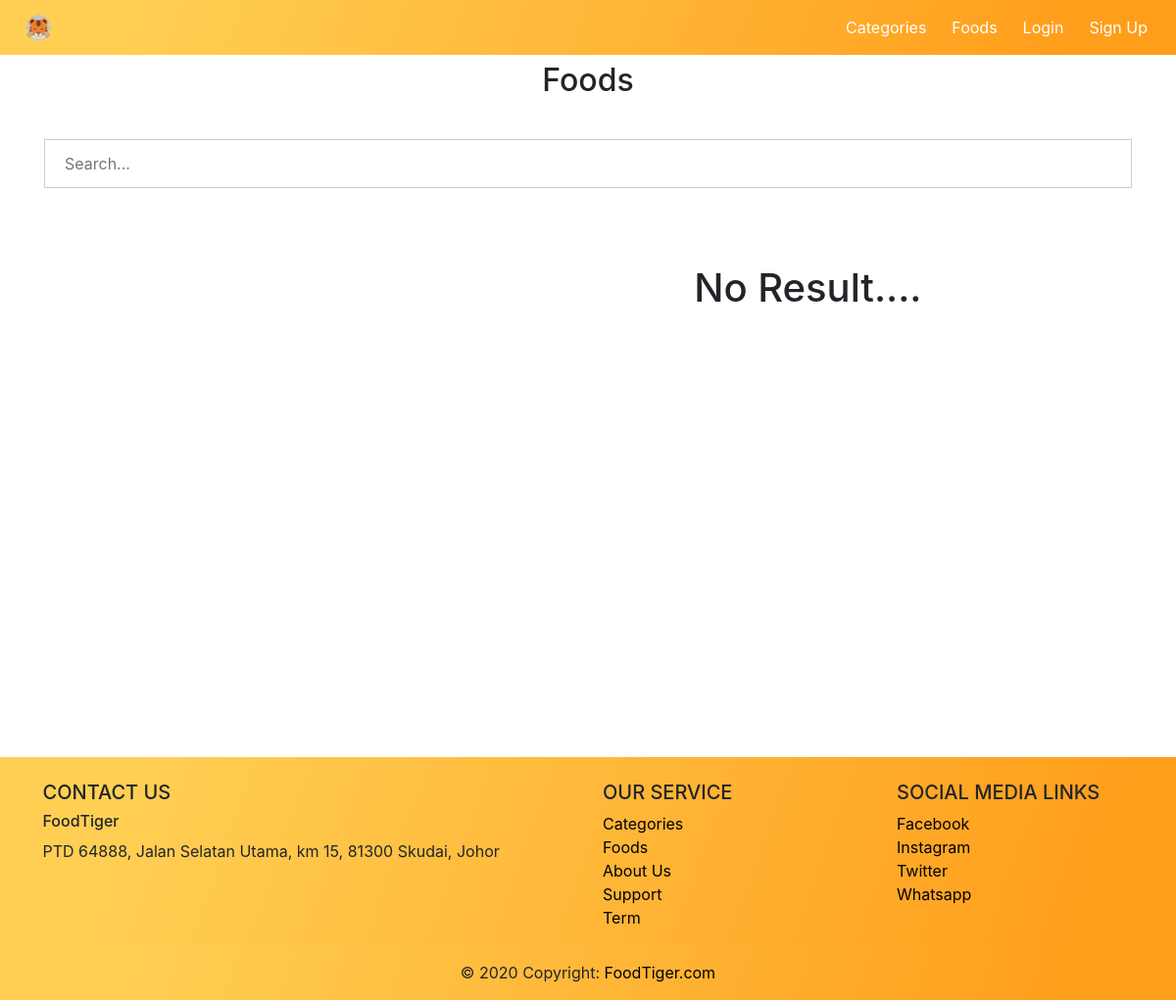
Page /customer/food.php?category=1 on the earlier database version.
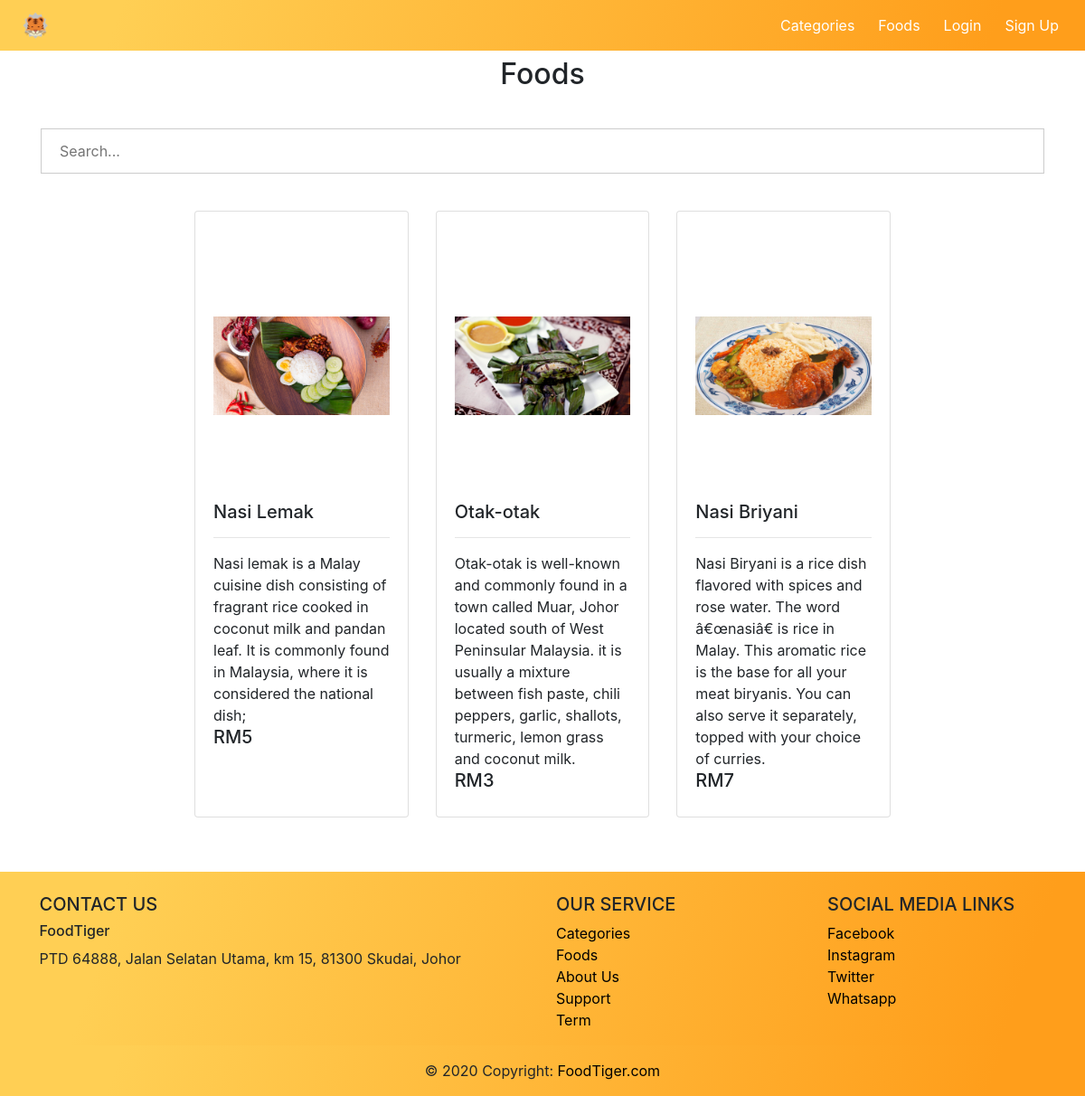
Same page on the later database version.
### tables this page shows
CREATE TABLE `food` (
  `f_id` int(11) NOT NULL,
  `cart_id` int(10) NOT NULL,
  `nameFood` varchar(255) NOT NULL,
  `description` varchar(255) NOT NULL,
  `imageFood` varchar(500) NOT NULL,
  `price` int(30) NOT NULL
);

### customer/food.php (the view, shortened to what this page needs)
<?php
require '../database/pdo.php';
$search="";
if(isset($_GET['category'])){
$cart_id=$_GET['category'];
$search=" where cart_id='".$cart_id."'";
}
?>
<!DOCTYPE html>
<html>
<head>
    <link rel="stylesheet" href="../css/nav-bar.css">
    <link rel="stylesheet" href="../css/index.css">
</head>
<body>
<header>
        <?php
          require "navandfooter/nav.php";
        ?>
    </header>
    <div class="in1">
    <div id="demo" class="carousel slide" data-ride="carousel">
        <ul class="carousel-indicators">
          <li data-target="#demo" data-slide-to="0" class="active"></li>
          <li data-target="#demo" data-slide-to="1"></li>
          <li data-target="#demo" data-slide-to="2"></li>
        </ul>
        <div class="carousel-inner">
          <div class="carousel-item active">
          </div>
        </div>
        <a class="carousel-control-prev" href="#demo" data-slide="prev">
          <span class="carousel-control-prev-icon"></span>
        </a>
        <a class="carousel-control-next" href="#demo" data-slide="next">
          <span class="carousel-control-next-icon"></span>
        </a>
    </div>
    <div class="container" style="margin-top:3%;"><h2>Foods</h2>
    <form style="margin-top:3%;" action="food.php" method="POST">
        <input type="text" name="search" placeholder="Search..." id="search">
    </form>
    </div>
    <div class="col-md-8 mx-auto" style="margin-top:1%;margin-bottom:3%;">
        <div class="row">
            <?php
                $sql="select * from food".$search;
                $result=$conn->query($sql);
                if($result->num_rows >0){
                    while($row = $result -> fetch_assoc()){
            ?>
            <div class="col-sm-4 " style="margin-top:20px;">
                <div class="card h-100">
                    <div class="card-body">
                        <div class="inner" style="text-align:center">
                            <a href="fooddetails.php?f_id=<?php echo $row['f_id'];; ?>"><img src="image/<?php echo $row['imageFood'];?>"  class="img-fluid"  style="width:400px; height:300px;object-fit: contain;"></a>
                        </div>
                        <h5 class="card-title"><?php echo $row['nameFood'];?></h5>
                        <hr>
                        <div class="card-heading"><?php echo $row['description'];?></div>
                        <div class="card-heading"><h5>RM<?php echo $row['price'];?></h5></div>
                    </div>
                </div>
            </div>
            <?php
                }
            }else{?>
            <div class="row">
            <div class="container"  style="width:1500px; height:500px;" >
            <h1 style="text-align: center;">&nbsp;&nbsp;&nbsp;&nbsp;&nbsp;</h1>
              <h1 style="text-align: center;">&nbsp;&nbsp;&nbsp;&nbsp;&nbsp;&nbsp;&nbsp;&nbsp;&nbsp;&nbsp;&nbsp;&nbsp;&nbsp;No Result....</h1>
            </div>
            </div>
            <?php
            }
            ?>
        </div>
    </div>
    </div>
    <footer style="margin-top:5%;">
        <?php
          require "navandfooter/footer.php";
        ?>
    </footer>
    </body>
</html>

### customer/navandfooter/nav.php (shortened to what this page needs)
<head>
  <link rel="stylesheet" href="https://stackpath.bootstrapcdn.com/bootstrap/4.5.0/css/bootstrap.min.css">
  <link rel="stylesheet" href="https://maxcdn.bootstrapcdn.com/bootstrap/4.5.0/css/bootstrap.min.css">
  <link rel="stylesheet" href="https://cdnjs.cloudflare.com/ajax/libs/font-awesome/4.7.0/css/font-awesome.min.css">
</head>
<header>
  <nav class="navbar navbar-expand-md  navbar-dark fixed-top" style="background-image: linear-gradient( 109.6deg,  rgba(255,207,84,1) 11.2%, rgba(255,158,27,1) 91.1% );">
    <a class="navbar-brand" href="../index.php"><img src="../image/logo 256x256.png" alt="logo" width="30" height="30" style="margin-left:30%; display: block;max-width: 100%;"></a>
    <div class="navbar-collapse collapse w-100 order-3 dual-collapse2 " id="collapsibleNavbar">
      <ul class="navbar-nav ml-auto">
        <li class="nav-item active">
          <a class="nav-link" href="category.php">Categories</a>
        </li>
        <li class="nav-item active">
          <a class="nav-link" href="foodpage.php">Foods</a>
        </li>
        <?php if (isset($_SESSION['userEmail'])) {
              ?>
          <li class="nav-item dropdown">
        <a class="nav-link dropdown-toggle active" href="#" id="navbarDropdown"  data-toggle="dropdown" >
        <?php echo $_SESSION['Name'] ?>
        </a>
        <div class="dropdown-menu" aria-labelledby="navbarDropdown">
          <a class="dropdown-item" href="../userprofile.php">Profile</a>
          <a class="dropdown-item" href="../cart.php">Cart</a>
          <a class="dropdown-item" href="../paymenthistory.php">Payment History</a>
        </div>
      </li>
          <li class="nav-item active"><a class="nav-link" href="../database/lognoutcode.php" style="width:auto;" onclick="return confirm('Are you sure?')">Logout</a></li>
        <?php
        } else { ?>
          <li class="nav-item active"><a class="nav-link" href="#" data-toggle="modal" data-target="#login" style="width:auto;">Login</a></li>
          <li class="nav-item active"><a class="nav-link" href="#" data-toggle="modal" data-target="#signUp" style="width:auto;">Sign Up</a></li>
        <?php
        }
        ?>
      </ul>
    </div>
  </nav>
</header>

### customer/navandfooter/footer.php (shortened to what this page needs)
<footer class="page-footer font-small pt-4" style="background-image: linear-gradient( 109.6deg,  rgba(255,207,84,1) 11.2%, rgba(255,158,27,1) 91.1% );">
        <div class="container-fluid text-center text-md-left">
        <div class="row">
            <div class="col-md-6 mt-md-0 mt-3" >
            <h5 class="text-uppercase" style="margin-left:5%;">Contact Us</h5>
            <h6 style="margin-left:5%;">FoodTiger</h6>
            <p style="margin-left:5%;">PTD 64888, Jalan Selatan Utama, km 15, 81300 Skudai, Johor</p>
            </div>
            <div class="col-md-3 mb-md-0 mb-3">
            <h5 class="text-uppercase">Our Service</h5>
            <ul class="list-unstyled">
                <li>
                <a class="a2" href="category.php">Categories</a>
                </li>
                <li>
                <a class="a2" href="foodpage.php">Foods</a>
                </li>
                <li>
                <a class="a2" href="../aboutus.php">About Us</a>
                </li>
                <li>
                <a class="a2" href="#!">Support</a>
                </li>
                <li>
                <a class="a2" href="../term.php">Term</a>
                </li>
            </ul>
            </div>
            <div class="col-md-3 mb-md-0 mb-3">
            <h5 class="text-uppercase">Social Media Links</h5>
            <ul class="list-unstyled">
                <li>
                <a class="a2" href="https://www.facebook.com/">Facebook</a>
                </li>
                <li>
                <a class="a2" href="https://www.instagram.com">Instagram</a>
                </li>
                <li>
                <a class="a2" href="https://www.twitter.com">Twitter</a>
                </li>
                <li>
                <a class="a2" href="https://www.whatsapp.com">Whatsapp</a>
                </li>
            </ul>
            </div>
        </div>
        </div>
        <div class="footer-copyright text-center py-3" style="background-image: linear-gradient( 109.6deg,  rgba(255,207,84,1) 11.2%, rgba(255,158,27,1) 91.1% );">© 2020 Copyright:
        <a class="a2" href="index.php"> FoodTiger.com</a>
        </div>
    </footer>

### css/nav-bar.css (style rules this page uses)
.navbar-nav > li { padding-left:5px; padding-right:5px; }
input[type=text], input[type=password] { width: 100%; padding: 12px 20px; margin: 8px 0; display: inline-block; border: 1px solid #ccc; box-sizing: border-box; }
.a2 { color:black; }

### css/index.css (style rules this page uses)
.container { text-align:center; padding: 1px; }
.inner { overflow:hidden; }
.inner img { transition: all 1.5 ease; }

Differences in the rows shown:
added food: imageFood (picture), nameFood "Nasi Lemak", description "Nasi lemak is a Malay cuisine dish consisting of fragrant rice cooked in coconut milk and pandan leaf. It is commonly found in Malaysia, where it is considered the national dish;", price "5"
added food: imageFood (picture), nameFood "Otak-otak", description "Otak-otak is well-known and commonly found in a town called Muar, Johor located south of West Peninsular Malaysia. it is usually a mixture between fish paste, chili peppers, garlic, shallots, turmeric, lemon grass and coconut milk.", price "3"
added food: imageFood (picture), nameFood "Nasi Briyani", description "Nasi Biryani is a rice dish flavored with spices and rose water. The word â€œnasiâ€ is rice in Malay. This aromatic rice is the base for all your meat biryanis. You can also serve it separately, topped with your choice of curries.", price "7"
Other differences:
text no longer shown: "No Result...."
